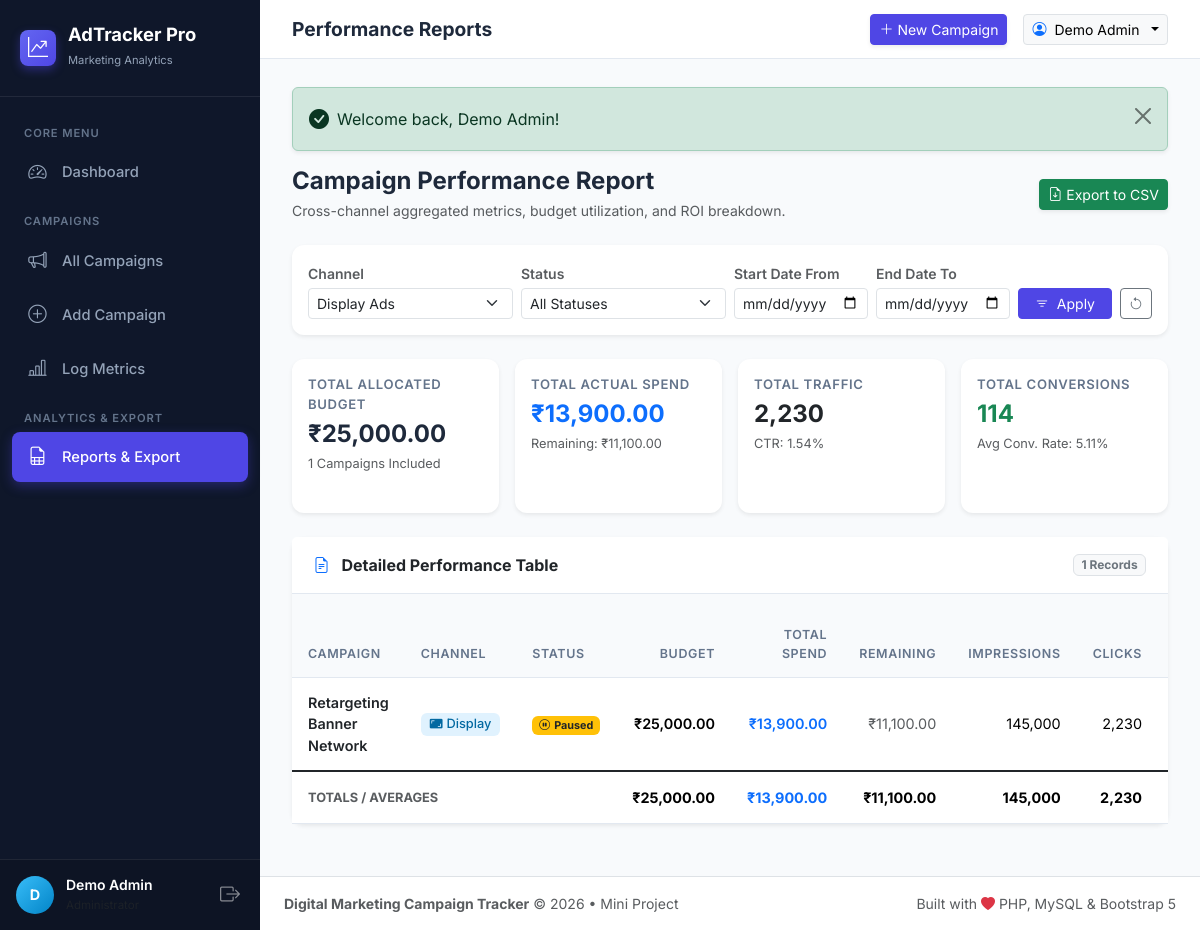
The page /reports.php?channel=Display (signed in) on the database its author committed.
### tables this page shows
CREATE TABLE `campaigns` (
  `id` INT AUTO_INCREMENT PRIMARY KEY,
  `user_id` INT NOT NULL,
  `campaign_name` VARCHAR(200) NOT NULL,
  `channel` ENUM('Social Media', 'Email', 'PPC', 'SEO', 'Display') NOT NULL,
  `start_date` DATE NOT NULL,
  `end_date` DATE NOT NULL,
  `budget` DECIMAL(12, 2) NOT NULL DEFAULT 0.00,
  `status` ENUM('Active', 'Paused', 'Completed') NOT NULL DEFAULT 'Active',
  `created_at` TIMESTAMP DEFAULT CURRENT_TIMESTAMP,
  CONSTRAINT `fk_campaigns_user` 
    FOREIGN KEY (`user_id`) REFERENCES `users` (`id`) 
    ON DELETE CASCADE 
    ON UPDATE CASCADE
);

### reports.php (the view, shortened to what this page needs)
<?php
require_once __DIR__ . '/includes/header.php';
$channel   = trim($_GET['channel'] ?? '');
$status    = trim($_GET['status'] ?? '');
$date_from = trim($_GET['date_from'] ?? '');
$date_to   = trim($_GET['date_to'] ?? '');
$sql = "
    SELECT
        c.id,
        c.campaign_name,
        c.channel,
        c.status,
        c.start_date,
        c.end_date,
        c.budget,
        COALESCE(SUM(m.amount_spent), 0) AS total_spend,
        COALESCE(SUM(m.impressions), 0)  AS total_impressions,
        COALESCE(SUM(m.clicks), 0)       AS total_clicks,
        COALESCE(SUM(m.conversions), 0)  AS total_conversions,
        COALESCE(AVG(m.engagement_rate), 0) AS avg_engagement_rate
    FROM campaigns c
    LEFT JOIN campaign_metrics m ON c.id = m.campaign_id
";
$where = ["1=1"];
$params = [];
if (!empty($channel)) {
    $where[] = "c.channel = :channel";
    $params[':channel'] = $channel;
}
$sql .= " WHERE " . implode(" AND ", $where);
$sql .= " GROUP BY c.id ORDER BY total_conversions DESC";
try {
    $stmt = $pdo->prepare($sql);
    $stmt->execute($params);
    $reportData = $stmt->fetchAll();
} catch (PDOException $e) {
    die("Database report error: " . htmlspecialchars($e->getMessage()));
}
$sumBudget      = 0;
$sumSpend       = 0;
$sumImpressions = 0;
$sumClicks      = 0;
$sumConversions = 0;
foreach ($reportData as $row) {
    $sumBudget      += (float)$row['budget'];
    $sumSpend       += (float)$row['total_spend'];
    $sumImpressions += (int)$row['total_impressions'];
    $sumClicks      += (int)$row['total_clicks'];
    $sumConversions += (int)$row['total_conversions'];
}
$sumRemaining = $sumBudget - $sumSpend;
$overallCtr   = calculate_ctr($sumClicks, $sumImpressions);
$overallCvr   = calculate_conversion_rate($sumConversions, $sumClicks);
$exportParams = http_build_query([
    'channel'   => $channel,
    'status'    => $status,
    'date_from' => $date_from,
    'date_to'   => $date_to
]);
?>
<div class="d-flex flex-wrap justify-content-between align-items-center mb-4 gap-3">
    <div>
        <h4 class="fw-bold mb-1">Campaign Performance Report</h4>
        <p class="text-muted small mb-0">Cross-channel aggregated metrics, budget utilization, and ROI breakdown.</p>
    </div>
    <div class="d-flex gap-2">
        <a href="export_csv.php?<?= $exportParams ?>" class="btn btn-success btn-sm d-inline-flex align-items-center gap-1 shadow-sm">
            <i class="bi bi-file-earmark-arrow-down"></i>
            <span>Export to CSV</span>
        </a>
    </div>
</div>
<div class="card shadow-sm border-0 mb-4">
    <div class="card-body p-3">
        <form method="GET" action="reports.php" class="row g-2 align-items-end">
            <div class="col-sm-6 col-md-3">
                <label for="channel" class="form-label small fw-semibold text-muted mb-1">Channel</label>
                <select class="form-select form-select-sm" id="channel" name="channel">
                    <option value="Display" <?= ($channel === 'Display') ? 'selected' : '' ?>>Display Ads</option>
                </select>
            </div>
            <div class="col-sm-6 col-md-3">
                <label for="status" class="form-label small fw-semibold text-muted mb-1">Status</label>
                <select class="form-select form-select-sm" id="status" name="status">
                    <option value="">All Statuses</option>
                </select>
            </div>
            <div class="col-sm-6 col-md-2">
                <label for="date_from" class="form-label small fw-semibold text-muted mb-1">Start Date From</label>
                <input type="date" class="form-control form-control-sm" id="date_from" name="date_from" value="<?= htmlspecialchars($date_from) ?>">
            </div>
            <div class="col-sm-6 col-md-2">
                <label for="date_to" class="form-label small fw-semibold text-muted mb-1">End Date To</label>
                <input type="date" class="form-control form-control-sm" id="date_to" name="date_to" value="<?= htmlspecialchars($date_to) ?>">
            </div>
            <div class="col-md-2 d-flex gap-2">
                <button type="submit" class="btn btn-sm btn-primary w-100">
                    <i class="bi bi-filter me-1"></i> Apply
                </button>
                <?php if (!empty($channel) || !empty($status) || !empty($date_from) || !empty($date_to)): ?>
                    <a href="reports.php" class="btn btn-sm btn-outline-secondary" title="Reset Filters">
                        <i class="bi bi-arrow-counterclockwise"></i>
                    </a>
                <?php endif; ?>
            </div>
        </form>
    </div>
</div>
<div class="row g-3 mb-4">
    <div class="col-6 col-md-3">
        <div class="card stat-card primary h-100 p-3 shadow-sm border-0">
            <div class="stat-label">Total Allocated Budget</div>
            <div class="stat-value fs-4"><?= format_currency($sumBudget) ?></div>
            <div class="stat-subtext text-muted"><?= count($reportData) ?> Campaigns Included</div>
        </div>
    </div>
    <div class="col-6 col-md-3">
        <div class="card stat-card warning h-100 p-3 shadow-sm border-0">
            <div class="stat-label">Total Actual Spend</div>
            <div class="stat-value fs-4 text-primary"><?= format_currency($sumSpend) ?></div>
            <div class="stat-subtext text-muted">Remaining: <?= format_currency($sumRemaining) ?></div>
        </div>
    </div>
    <div class="col-6 col-md-3">
        <div class="card stat-card info h-100 p-3 shadow-sm border-0">
            <div class="stat-label">Total Traffic</div>
            <div class="stat-value fs-4 text-dark"><?= number_format($sumClicks) ?></div>
            <div class="stat-subtext text-muted">CTR: <?= format_percent($overallCtr) ?></div>
        </div>
    </div>
    <div class="col-6 col-md-3">
        <div class="card stat-card success h-100 p-3 shadow-sm border-0">
            <div class="stat-label">Total Conversions</div>
            <div class="stat-value fs-4 text-success"><?= number_format($sumConversions) ?></div>
            <div class="stat-subtext text-muted">Avg Conv. Rate: <?= format_percent($overallCvr) ?></div>
        </div>
    </div>
</div>
<div class="card shadow-sm border-0 mb-4">
    <div class="card-header bg-white py-3 d-flex justify-content-between align-items-center">
        <span class="fw-bold text-dark">
            <i class="bi bi-file-earmark-text text-primary me-2"></i> Detailed Performance Table
        </span>
        <span class="badge bg-light text-secondary border"><?= count($reportData) ?> Records</span>
    </div>
    <div class="card-body p-0">
        <div class="table-responsive">
            <table class="table table-hover align-middle mb-0">
                <thead class="table-light">
                    <tr>
                        <th>Campaign</th>
                        <th>Channel</th>
                        <th>Status</th>
                        <th class="text-end">Budget</th>
                        <th class="text-end">Total Spend</th>
                        <th class="text-end">Remaining</th>
                        <th class="text-end">Impressions</th>
                        <th class="text-end">Clicks</th>
                        <th class="text-end">CTR</th>
                    </tr>
                </thead>
                <tbody>
                    <?php if (empty($reportData)): ?>
                        <tr>
                            <td colspan="12" class="text-center py-5 text-muted">
                                <i class="bi bi-inbox fs-2 d-block mb-2"></i>
                                No campaign performance records found for selected filters.
                            </td>
                        </tr>
                    <?php else: ?>
                        <?php foreach ($reportData as $row):
                            $b = (float)$row['budget'];
                            $s = (float)$row['total_spend'];
                            $rem = $b - $s;
                            $imp = (int)$row['total_impressions'];
                            $clk = (int)$row['total_clicks'];
                            $rowCtr = calculate_ctr($clk, $imp);
                        ?>
                            <tr>
                                <td>
                                    <a href="campaign_detail.php?id=<?= $row['id'] ?>" class="fw-semibold text-dark text-decoration-none">
                                        <?= htmlspecialchars($row['campaign_name']) ?>
                                    </a>
                                </td>
                                <td><?= render_channel_badge($row['channel']) ?></td>
                                <td><?= render_status_badge($row['status']) ?></td>
                                <td class="text-end fw-semibold"><?= format_currency($b) ?></td>
                                <td class="text-end text-primary fw-semibold"><?= format_currency($s) ?></td>
                                <td class="text-end <?= $rem < 0 ? 'text-danger fw-bold' : 'text-muted' ?>">
                                    <?= format_currency($rem) ?>
                                </td>
                                <td class="text-end"><?= number_format($imp) ?></td>
                                <td class="text-end"><?= number_format($clk) ?></td>
                                <td class="text-end"><span class="badge bg-light text-dark border"><?= format_percent($rowCtr) ?></span></td>
                            </tr>
                        <?php endforeach; ?>
                    <?php endif; ?>
                </tbody>
                <?php if (!empty($reportData)): ?>
                    <tfoot class="table-group-divider bg-light fw-bold">
                        <tr>
                            <td colspan="3" class="text-uppercase text-muted" style="font-size: 0.8rem;">Totals / Averages</td>
                            <td class="text-end"><?= format_currency($sumBudget) ?></td>
                            <td class="text-end text-primary"><?= format_currency($sumSpend) ?></td>
                            <td class="text-end <?= $sumRemaining < 0 ? 'text-danger' : '' ?>"><?= format_currency($sumRemaining) ?></td>
                            <td class="text-end"><?= number_format($sumImpressions) ?></td>
                            <td class="text-end"><?= number_format($sumClicks) ?></td>
                            <td class="text-end"><span class="badge bg-white text-dark border"><?= format_percent($overallCtr) ?></span></td>
                        </tr>
                    </tfoot>
                <?php endif; ?>
            </table>
        </div>
    </div>
</div>
<?php require_once __DIR__ . '/includes/footer.php'; ?>

### includes/db_connect.php (shortened to what this page needs)
<?php
function format_currency($amount) {
    return '₹' . number_format((float)($amount ?? 0), 2);
}
function format_percent($val, $decimals = 2) {
    return number_format((float)($val ?? 0), $decimals) . '%';
}
function calculate_ctr($clicks, $impressions) {
    return round(($clicks / $impressions) * 100, 2);
}
function calculate_conversion_rate($conversions, $clicks) {
    return round(($conversions / $clicks) * 100, 2);
}
function render_status_badge($status) {
    switch ($status) {
        case 'Paused':
            return '<span class="badge bg-warning text-dark"><i class="bi bi-pause-circle me-1"></i>Paused</span>';
    }
}
function render_channel_badge($channel) {
    $icon = 'bi-broadcast';
    $colorClass = 'badge-channel-general';
    switch ($channel) {
        case 'Display':
            $icon = 'bi-aspect-ratio-fill';
            $colorClass = 'badge-channel-display';
            break;
    }
    return '<span class="badge channel-badge ' . $colorClass . '"><i class="bi ' . $icon . ' me-1"></i>' . htmlspecialchars($channel) . '</span>';
}

### assets/css/custom.css (style rules this page uses)
:root { --primary-color: #4f46e5; --primary-hover: #4338ca; --primary-light: #eef2ff; --sidebar-bg: #0f172a; --sidebar-hover: #1e293b; --sidebar-active: #4f46e5; --sidebar-text: #94a3b8; --body-bg: #f8fafc; --card-bg: #ffffff; --border-color: #e2e8f0; --text-main: #1e293b; --text-muted: #64748b; }
body { background-color: var(--body-bg); color: var(--text-main); font-family: 'Inter', -apple-system, BlinkMacSystemFont, "Segoe UI", Roboto, Helvetica, Arial, sans-serif; min-height: 100vh; overflow-x: hidden; }
.card { background-color: var(--card-bg); border: 1px solid var(--border-color); border-radius: 12px; box-shadow: 0 1px 3px rgba(0, 0, 0, 0.04), 0 1px 2px rgba(0, 0, 0, 0.02); margin-bottom: 1.5rem; }
.card-header { background-color: transparent; border-bottom: 1px solid var(--border-color); padding: 1.15rem 1.35rem; font-weight: 600; color: var(--text-main); }
.stat-card { position: relative; overflow: hidden; transition: transform 0.2s ease, box-shadow 0.2s ease; border-left: 4px solid transparent; }
.stat-card.primary { border-left-color: #4f46e5; }
.stat-card.success { border-left-color: #10b981; }
.stat-card.info { border-left-color: #0284c7; }
.stat-card.warning { border-left-color: #f59e0b; }
.stat-label { font-size: 0.82rem; font-weight: 600; text-transform: uppercase; letter-spacing: 0.05em; color: var(--text-muted); margin-bottom: 0.35rem; }
.stat-value { font-size: 1.75rem; font-weight: 700; color: var(--text-main); line-height: 1.2; }
.stat-subtext { font-size: 0.8rem; color: var(--text-muted); margin-top: 0.3rem; }
.channel-badge { padding: 0.4em 0.7em; font-size: 0.8rem; font-weight: 500; border-radius: 6px; }
.badge-channel-display { background-color: #e0f2fe; color: #0369a1; }
.table { margin-bottom: 0; vertical-align: middle; }
.table th { font-size: 0.78rem; font-weight: 600; text-transform: uppercase; letter-spacing: 0.05em; color: var(--text-muted); background-color: #f8fafc; border-bottom: 1px solid var(--border-color); padding: 0.85rem 1rem; }
.table td { padding: 0.85rem 1rem; border-bottom: 1px solid var(--border-color); font-size: 0.9rem; }
.btn-primary { background-color: var(--primary-color); border-color: var(--primary-color); }

### rows shown on the page
campaigns: campaign_name "Retargeting Banner Network", channel "Display", status "Paused" (drawn), budget "₹25,000.00", s "₹13,900.00", rem "₹11,100.00", imp "145,000", clk "2,230"

### other values the page prints
substr(current_user_name(), 0, 1) "D"
current_user_name() "Demo Admin"
$header_title "Performance Reports"
$flash['text'] "Welcome back, Demo Admin!"
format_currency($sumBudget) "₹25,000.00"
count($reportData) "1"
format_currency($sumSpend) "₹13,900.00"
format_currency($sumRemaining) "₹11,100.00"
$sumClicks "2,230"
format_percent($overallCtr) "1.54%"
$sumConversions "114"
format_percent($overallCvr) "5.11%"
$sumImpressions "145,000"
